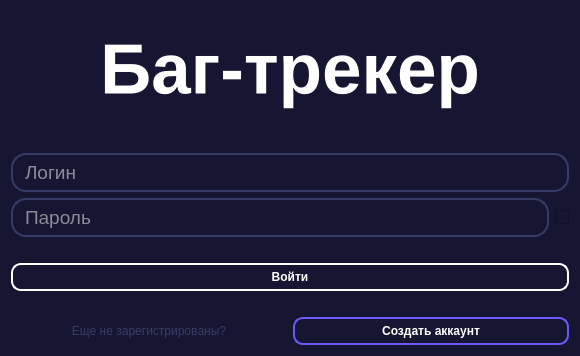
<?xml version="1.0" encoding="UTF-8"?>
<ui version="4.0">
 <class>Form</class>
 <widget class="QWidget" name="Form">
  <property name="geometry">
   <rect>
    <x>0</x>
    <y>0</y>
    <width>580</width>
    <height>356</height>
   </rect>
  </property>
  <property name="maximumSize">
   <size>
    <width>700</width>
    <height>500</height>
   </size>
  </property>
  <property name="sizeIncrement">
   <size>
    <width>10</width>
    <height>10</height>
   </size>
  </property>
  <property name="font">
   <font>
    <kerning>false</kerning>
   </font>
  </property>
  <property name="mouseTracking">
   <bool>false</bool>
  </property>
  <property name="windowTitle">
   <string>Багтрекер - Вход</string>
  </property>
  <property name="windowOpacity">
   <double>1.000000000000000</double>
  </property>
  <property name="autoFillBackground">
   <bool>false</bool>
  </property>
  <property name="styleSheet">
   <string notr="true">background-color: #171632;
color: white;</string>
  </property>
  <layout class="QGridLayout" name="gridLayout_2">
   <item row="0" column="0">
    <layout class="QVBoxLayout" name="verticalLayout">
     <item>
      <widget class="QLabel" name="label_main_page">
       <property name="font">
        <font>
         <pointsize>53</pointsize>
         <weight>75</weight>
         <bold>true</bold>
        </font>
       </property>
       <property name="styleSheet">
        <string notr="true">text-align: center;</string>
       </property>
       <property name="text">
        <string>Баг-трекер</string>
       </property>
       <property name="alignment">
        <set>Qt::AlignCenter</set>
       </property>
       <property name="wordWrap">
        <bool>false</bool>
       </property>
       <property name="openExternalLinks">
        <bool>false</bool>
       </property>
      </widget>
     </item>
     <item>
      <spacer name="horizontalSpacer_2">
       <property name="orientation">
        <enum>Qt::Horizontal</enum>
       </property>
       <property name="sizeHint" stdset="0">
        <size>
         <width>40</width>
         <height>20</height>
        </size>
       </property>
      </spacer>
     </item>
     <item>
      <widget class="QLineEdit" name="input_login">
       <property name="enabled">
        <bool>true</bool>
       </property>
       <property name="font">
        <font>
         <pointsize>14</pointsize>
        </font>
       </property>
       <property name="styleSheet">
        <string notr="true">QLineEdit{
border: 2px solid #373C66;
color: white;
border-radius: 15px;
padding: 5px 10px;
outline: none;
}

QLineEdit::focus{ 
	border-color: #947E45; 
}</string>
       </property>
       <property name="frame">
        <bool>true</bool>
       </property>
       <property name="cursorPosition">
        <number>0</number>
       </property>
       <property name="placeholderText">
        <string>Логин</string>
       </property>
      </widget>
     </item>
     <item>
      <layout class="QGridLayout" name="gridLayout">
       <item row="0" column="0">
        <widget class="QLineEdit" name="input_password">
         <property name="enabled">
          <bool>true</bool>
         </property>
         <property name="font">
          <font>
           <pointsize>14</pointsize>
          </font>
         </property>
         <property name="styleSheet">
          <string notr="true">QLineEdit{
border: 2px solid #373C66;
color: white;
border-radius: 15px;
padding: 5px 10px;
outline: none;
}

QLineEdit:focus{ 
	border-color: #947E45; 
}</string>
         </property>
         <property name="echoMode">
          <enum>QLineEdit::Password</enum>
         </property>
         <property name="placeholderText">
          <string>Пароль</string>
         </property>
         <property name="clearButtonEnabled">
          <bool>false</bool>
         </property>
        </widget>
       </item>
       <item row="0" column="1">
        <widget class="QCheckBox" name="show_password">
         <property name="enabled">
          <bool>true</bool>
         </property>
         <property name="baseSize">
          <size>
           <width>10</width>
           <height>10</height>
          </size>
         </property>
         <property name="cursor">
          <cursorShape>PointingHandCursor</cursorShape>
         </property>
         <property name="layoutDirection">
          <enum>Qt::LeftToRight</enum>
         </property>
         <property name="styleSheet">
          <string notr="true"/>
         </property>
         <property name="text">
          <string/>
         </property>
         <property name="checkable">
          <bool>true</bool>
         </property>
         <property name="checked">
          <bool>false</bool>
         </property>
        </widget>
       </item>
      </layout>
     </item>
     <item>
      <spacer name="horizontalSpacer_3">
       <property name="orientation">
        <enum>Qt::Horizontal</enum>
       </property>
       <property name="sizeHint" stdset="0">
        <size>
         <width>40</width>
         <height>20</height>
        </size>
       </property>
      </spacer>
     </item>
     <item>
      <widget class="QPushButton" name="login_button">
       <property name="font">
        <font>
         <weight>75</weight>
         <bold>true</bold>
        </font>
       </property>
       <property name="cursor">
        <cursorShape>PointingHandCursor</cursorShape>
       </property>
       <property name="mouseTracking">
        <bool>false</bool>
       </property>
       <property name="styleSheet">
        <string notr="true">QPushButton{
	border: 2px solid #fff; 
	padding: 5px; 
	border-radius: 10px;
}

QPushButton:hover{
	background-color : gray;
}</string>
       </property>
       <property name="text">
        <string>Войти</string>
       </property>
      </widget>
     </item>
     <item>
      <spacer name="horizontalSpacer">
       <property name="orientation">
        <enum>Qt::Horizontal</enum>
       </property>
       <property name="sizeHint" stdset="0">
        <size>
         <width>40</width>
         <height>20</height>
        </size>
       </property>
      </spacer>
     </item>
     <item>
      <layout class="QHBoxLayout" name="horizontalLayout">
       <item>
        <widget class="QLabel" name="label">
         <property name="styleSheet">
          <string notr="true">color: #373C66;</string>
         </property>
         <property name="text">
          <string>Еще не зарегистрированы?</string>
         </property>
         <property name="alignment">
          <set>Qt::AlignCenter</set>
         </property>
        </widget>
       </item>
       <item>
        <widget class="QPushButton" name="register_button">
         <property name="font">
          <font>
           <weight>75</weight>
           <bold>true</bold>
          </font>
         </property>
         <property name="cursor">
          <cursorShape>PointingHandCursor</cursorShape>
         </property>
         <property name="styleSheet">
          <string notr="true">QPushButton{
border: 2px solid rgb(107, 89, 255);
padding: 5px;
border-radius: 10px;
}

QPushButton:hover{
background: #340C7D;
}</string>
         </property>
         <property name="text">
          <string>Создать аккаунт</string>
         </property>
        </widget>
       </item>
      </layout>
     </item>
    </layout>
   </item>
  </layout>
 </widget>
 <tabstops>
  <tabstop>input_login</tabstop>
  <tabstop>login_button</tabstop>
  <tabstop>register_button</tabstop>
 </tabstops>
 <resources/>
 <connections/>
</ui>
